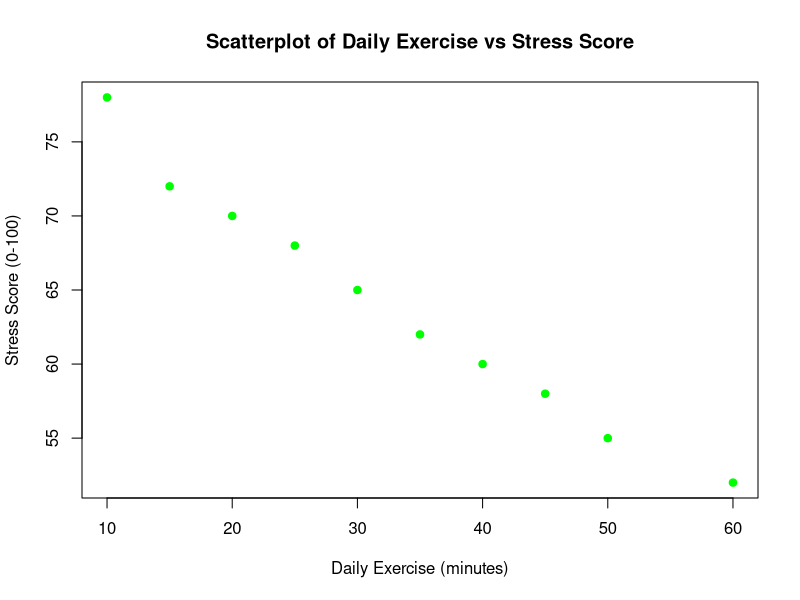
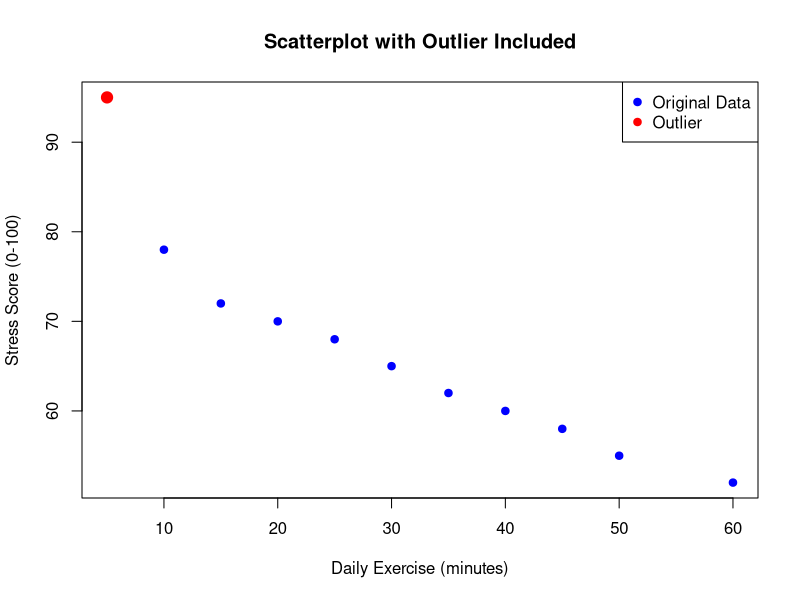

R code for these plots, in order:
#question  1

daily_exercise <- c(10, 15, 20, 30, 25, 40, 35, 50, 45, 60)
stress_score <- c(78, 72, 70, 65, 68, 60, 62, 55, 58, 52)
summary(daily_exercise)
summary(stress_score)
df_1 <- data.frame(daily_exercise, stress_score)
View(df_1)

#scatterplot
plot(
     x = daily_exercise,
     y = stress_score,
     main = "Scatterplot of Daily Exercise vs Stress Score",
     xlab = "Daily Exercise (minutes)",
     ylab = "Stress Score (0-100)",
     pch = 19,
     col = "green"
)
#correlation
prim_corr <- cor(daily_exercise, stress_score)
print(paste("Original Correlation:", round(prim_corr, 4)))
#inference:since -1<=corr<=1 and the value here is -0.99 the strength is very high but the direction of the quantitative variables is opposite
#interpretation: this indicates that the as the duration of exercise increases the  stress score decreases, this is also seen in the scatterplot as it shows the downward trend
ex_new <- c(daily_exercise,5)
stress_new <- c(stress_score,95)


#question 2
print(data.frame(ex_new,stress_new))

#scatterplot
plot(x = ex_new, 
     y = stress_new,
     main = "Scatterplot with Outlier Included",
     xlab = "Daily Exercise (minutes)",
     ylab = "Stress Score (0-100)",
     pch = 19,
     col = "blue")
points(5, 95, col = "red", pch = 19, cex = 1.5)
legend("topright", legend=c("Original Data", "Outlier"), col=c("blue", "red"), pch=19)
#correlation
corr_new <- cor(ex_new, stress_new)
print(paste("New Correlation:", round(corr_new, 4)))

diff_corr <- corr_new - prim_corr
print(paste("Difference between the new corr coeff and old corr coeff:", round(diff_corr, 4)))

#inference: adding the outliers weakened the strength of correlation coefficient by a magnitude of 0.0649
#interpretation: the addition of this outliers introduced noise/variance to the data, this deviates the linearity of the points than it was before
